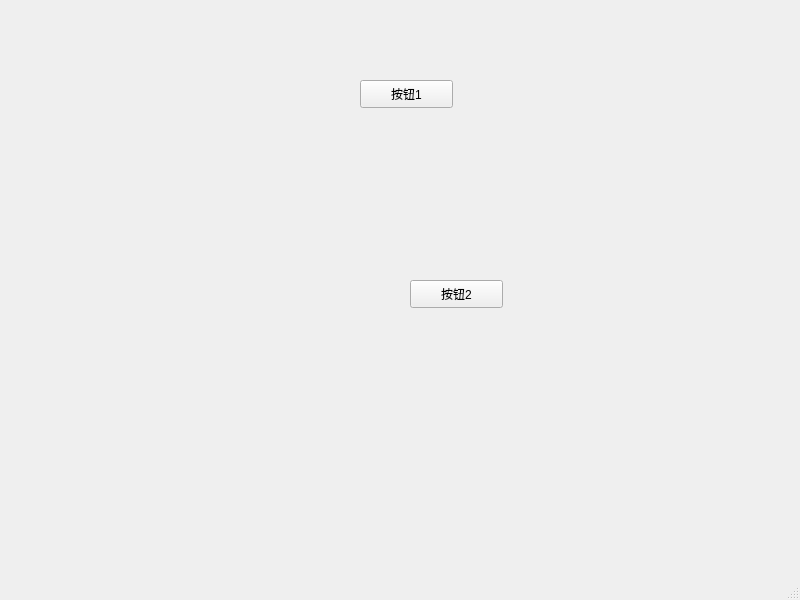
<?xml version="1.0" encoding="UTF-8"?>
<ui version="4.0">
 <class>MainWindow</class>
 <widget class="QMainWindow" name="MainWindow">
  <property name="geometry">
   <rect>
    <x>0</x>
    <y>0</y>
    <width>800</width>
    <height>600</height>
   </rect>
  </property>
  <property name="windowTitle">
   <string>MainWindow</string>
  </property>
  <widget class="QWidget" name="centralwidget">
   <widget class="QPushButton" name="pushButton">
    <property name="geometry">
     <rect>
      <x>360</x>
      <y>80</y>
      <width>93</width>
      <height>28</height>
     </rect>
    </property>
    <property name="text">
     <string>按钮1</string>
    </property>
   </widget>
   <widget class="QPushButton" name="pushButton_2">
    <property name="geometry">
     <rect>
      <x>410</x>
      <y>280</y>
      <width>93</width>
      <height>28</height>
     </rect>
    </property>
    <property name="text">
     <string>按钮2</string>
    </property>
   </widget>
  </widget>
  <widget class="QMenuBar" name="menubar">
   <property name="geometry">
    <rect>
     <x>0</x>
     <y>0</y>
     <width>800</width>
     <height>25</height>
    </rect>
   </property>
  </widget>
  <widget class="QStatusBar" name="statusbar"/>
 </widget>
 <resources/>
 <connections/>
</ui>
